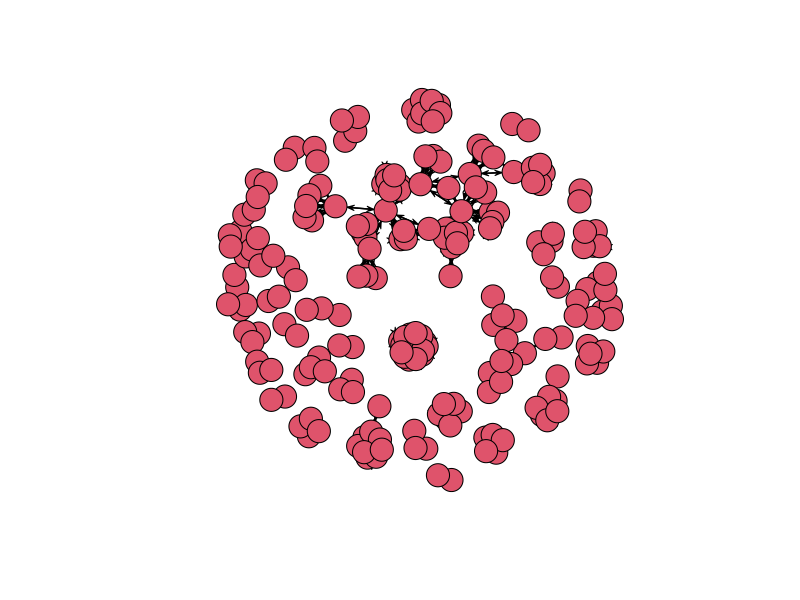
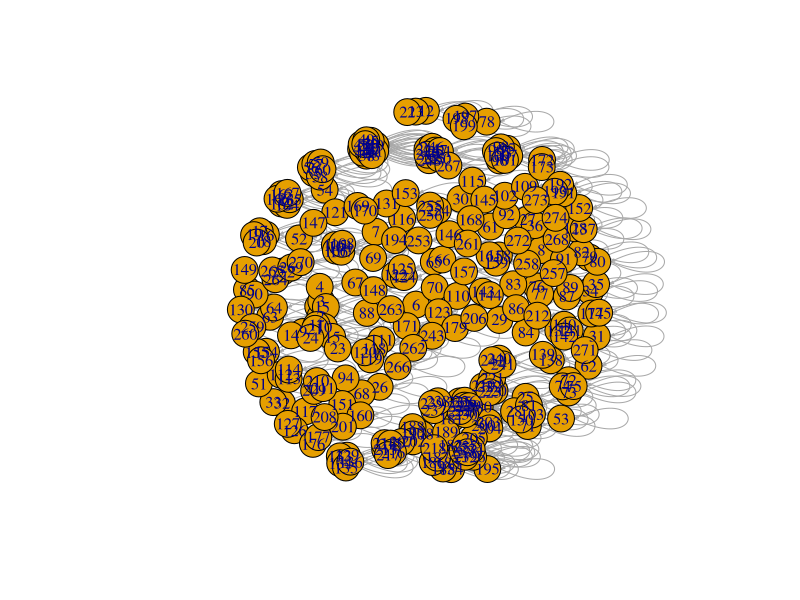
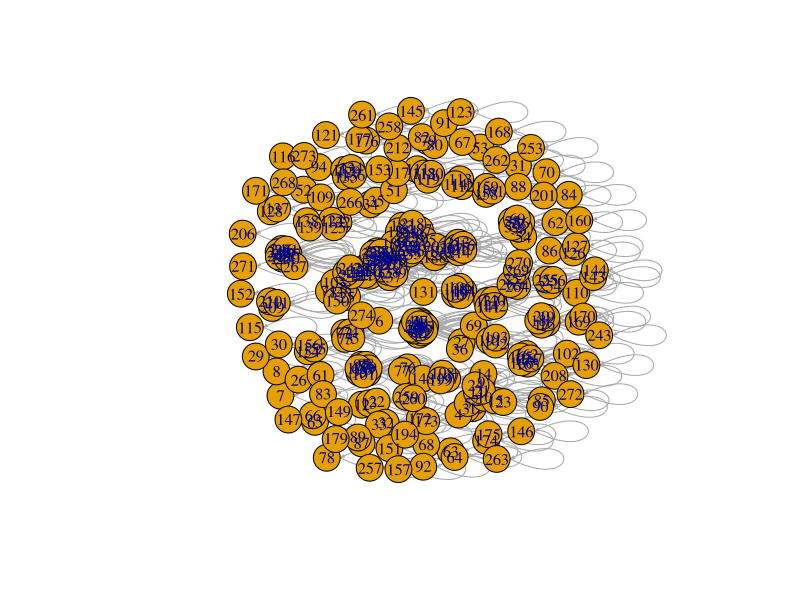

Recreate these plots in R, in order.
# LIBRERIAS ######
library(tidyverse)
library(ggforce)

#
# Importación de datos #####

base <- readxl::read_xlsx("base_finalv1.xlsx") # base con datos por debate
elecciones <-  readxl::read_xlsx("base_elecciones.xlsx") # base auxiliar: años que hubo elecciones por país

# SUBTIPOS DE ORGANIZADORES  ######
#
# creo base para completar manualmente ####

base_id <- base %>% rowid_to_column("id_debate")
base_organizadores <- base_id %>% 
  select(id_debate,
         ncat_eleccion, cat_pais, t_fecha, ncat_ronda, 
         str_organizador, cat_organizador, cat_subtipoorg, 
         n_strorganizador, n_catorganizador, 
         dico_org_educ, dico_org_estado, dico_org_mmc, dico_org_mmp, dico_org_osc) %>%
  mutate(nombres_organizadores = strsplit(str_organizador, ";")) %>% 
  unnest(nombres_organizadores)

#base_organizadores_distinct <- base_organizadores %>% 
#  distinct(nombres_organizadores, ncat_eleccion, cat_pais)

# las guardo

#base_organizadores %>% 
#writexl::write_xlsx("base_organizadores.xlsx")

#base_organizadores_distinct %>% 
# writexl::write_xlsx("base_organizadores_distinct.xlsx")

# las leo: ######

base_organizadores_distinct <- readxl::read_xlsx("base_organizadores_distinct.xlsx")

base_organizadores_distinct <- base_organizadores_distinct %>% 
  left_join(readxl::read_xlsx("distinct_cat_subtipoorg.xlsx"))

# pruebo hacer wide, no se si esto funciona o tiene sentido
#base_subtiposdistinct_wide <- base_organizadores_distinct  %>% 
#  mutate(values = 1) %>% 
#  pivot_wider(names_from = "ncat_subtipov2", 
#              names_prefix = "dico_catsubtipo_",
#              names_sep = ";", 
#              names_sort = TRUE,
#              names_repair = "check_unique",
#              values_from = values) 
#
#base_organizadores_wide <- base_organizadores %>% 
#  left_join(base_subtiposdistinct_wide)

# version no wide

base_subtipos <- base_organizadores %>%  
  mutate(nombres_organizadores = str_trim(nombres_organizadores)) %>% 
  # con el str trim se resuelven algunos problemas pero OJO que hay registros duplicados
  left_join(base_organizadores_distinct %>% 
              distinct(nombres_organizadores, ncat_eleccion, cat_pais,
                       ncat_subtipov2, cat_tipoorgv2,
                       ncat_tipoorg_ambito, ncat_tipoorg_visibilidad,
                       cat_areaorg))
# aplicando de nuevo distinct se resolvio la duplicacion

# GRAFO PRUEBAS ###########
# PREPARACION DATOS #####
# pruebas fallidas ######
# la encontre en internet, no me sirve
# as_edgelist.weighted_incidence_matrix <- function(x, drop_rownames = TRUE) {
#   melted <- do.call(cbind, lapply(list(row(x), col(x), x), as.vector)) # 3 col matrix of row index, col index, and `x`'s values
#   
#   filtered <- melted[melted[, 3] != 0, ] # drop rows where column 3 is 0
#   
#   # data frame where first 2 columns are...
#   df <- data.frame(mode1 = rownames(x)[filtered[, 1]], # `x`'s rownames, indexed by first column in `filtered``
#                    mode2 = colnames(x)[filtered[, 2]], # `x`'s colnames, indexed by the second column in `filtered`
#                    weight = filtered[, 3],             # the third column in `filtered`
#                    stringsAsFactors = FALSE)
#   
#   out <- df[order(df$mode1), ] # sort by first column
#   
#   if (!drop_rownames) {
#     return(out)
#   }
#   `rownames<-`(out, NULL)
# }
# 
# 
# 
# 
# library(igraph)
# prueba <- aggregate(id_debate~nombres_organizadores,edge_df)
# 
# ,function(x)combn(as.character(x),2,paste0,collapse=","))[2]
# 
# as.matrix(as_adj(graph_from_data_frame(read.csv(text=unique(unlist(prueba)),h=F),F)))
# 
# 
# my_f <-function(x)  do.call(rbind,combn(as.character(x),2,simplify = F))
# 
# a <-unique(do.call(rbind,aggregate(id_debate~nombres_organizadores,edge_df,my_f)[,2]))
# 
# as.matrix(as_adj(graph_from_edgelist(a)))
# 2 Counting co-occurrences
# The counting of the joint word occurrence is easily possible via a matrix multiplication (https://en.wikipedia.org/wiki/Matrix_multiplication) on the binary DTM. For this purpose, the transposed matrix (dimensions: nTypes x nDocs) is multiplied by the original matrix (nDocs x nTypes), which as a result encodes a term-term matrix (dimensions: nTypes x nTypes).
# 
# matrix1 <- edge_df %>%
#   mutate(n=1) %>% 
#   pivot_wider(names_from = nombres_organizadores, values_from = n) %>% 
#   as.matrix()
# 
# matrix2 <- edge_df %>%
#   mutate(n=1) %>% 
#   pivot_wider(names_from = id_debate, values_from = n) %>% 
#   as.matrix()
# 
# matrix3 <- matrix1 %*% matrix2
# matrixedge <- as.matrix(edge_df)
# graphedge <- graph_from_edgelist(matrixedge)
# 
# plotedge <- plot(graphedge)
# 
# matrixedge <- as.matrix(edge_v3)
# graphedge <- graph_from_edgelist(matrixedge)
# plotedge <- plot(graphedge) 
# ## queria probar si daba el mismo resultado y en efecto
# nodes2 <- base_subtipos %>%  
#   distinct(nombres_organizadores, cat_pais) %>% 
#   left_join(base_subtipos %>% 
#               select(cat_pais, nombres_organizadores, cat_tipoorgv2, ncat_subtipov2, cat_areaorg)) %>% 
#   mutate(cat_pais = ifelse(nombres_organizadores=="CNN en Español", "internacional", cat_pais)) %>% 
#   rowid_to_column("id_organizador")  %>%
#   distinct(nombres_organizadores, cat_tipoorgv2, ncat_subtipov2, cat_areaorg, cat_pais)


# pruebas current ######

edge_v1 <- base_subtipos %>% 
  filter(!is.na(nombres_organizadores)) %>% 
  mutate(cat_pais = ifelse(nombres_organizadores=="CNN en Español", "internacional", cat_pais)) %>% 
  mutate(id_str_org = paste(cat_pais, nombres_organizadores)) %>% 
  select(id_debate, id_str_org) 


adjacency_v1 <- edge_v1  %>%
  mutate(n=1) %>% 
  pivot_wider(names_from = id_str_org, values_from = n) %>%
  left_join(edge_v1) %>% 
  select(-c(id_debate)) 

edge_v2 <- adjacency_v1 %>% 
  pivot_longer(cols = -c(id_str_org), names_to = "nombres_2", values_to = "n") %>% 
  filter(!is.na(n)) 

edge_v3 <- edge_v2 %>% 
  filter(!id_str_org==nombres_2)

# excluyendo si mismos
edge_v4 <- edge_v3 %>% 
  mutate(n = as.numeric(n)) %>% 
  group_by(id_str_org, nombres_2) %>% 
  summarise(weight = sum(n))

# incluyendo si mismos
edge_v5 <-  edge_v2 %>% 
  mutate(n = as.numeric(n)) %>% 
  group_by(id_str_org, nombres_2) %>% 
  summarise(weight = sum(n))


# nodes list
nodes <- base_subtipos %>% 
  distinct(nombres_organizadores, cat_pais) %>% 
  mutate(cat_pais = ifelse(nombres_organizadores=="CNN en Español", "internacional", cat_pais)) %>% 
  mutate(id_str_org = paste(cat_pais, nombres_organizadores)) %>% 
  distinct(id_str_org) %>% 
  rowid_to_column("id_organizador")  %>% 
  left_join(base_subtipos %>% 
              group_by(nombres_organizadores) %>% 
              mutate(n_participaciones = n()) %>% 
              ungroup %>% 
              mutate(cat_pais = ifelse(nombres_organizadores=="CNN en Español", "internacional", cat_pais)) %>% 
              mutate(id_str_org = paste(cat_pais, nombres_organizadores)) %>% 
              select(id_str_org, cat_tipoorgv2, ncat_subtipov2, cat_areaorg, cat_pais, n_participaciones)) %>% 
  distinct(id_organizador, id_str_org, cat_tipoorgv2, ncat_subtipov2, cat_areaorg, cat_pais, n_participaciones)


# SIN CONTAR SI MISMOS
edges <- edge_v4 %>% 
  left_join(nodes %>% 
              select(id_str_org, id_organizador)) %>% 
  rename(from = id_organizador)

edges <- edges %>% 
  left_join(nodes %>% 
              select(id_str_org, id_organizador), 
            by = c("nombres_2" = "id_str_org")) %>% 
  rename(to = id_organizador)

edges <-  edges %>% 
  ungroup() %>% 
  select(from, to, weight) 

# CONTANDO SI MISMOS

edges2 <- edge_v5 %>% 
  left_join(nodes %>% 
              select(id_str_org, id_organizador)) %>% 
  rename(from = id_organizador)

edges2 <- edges2 %>% 
  left_join(nodes %>% 
              select(id_str_org, id_organizador), 
            by = c("nombres_2" = "id_str_org")) %>% 
  rename(to = id_organizador)

edges2 <-  edges2 %>% 
  ungroup() %>% 
  select(from, to, weight) 


# GRAFICOS ##############
# DOS PAQUETES POSIBLES
# Network ####


library(network)
network_o <- network(edges, vertex.attr = nodes, matrix.type = "edgelist", ignore.eval = FALSE)
plot(network_o, vertex.cex = 3)

# IGRAPH #######

detach(package:network)
rm(routes_network)
library(igraph)
igraph_o <- graph_from_data_frame(d = edges2, vertices = nodes, directed = TRUE)

plot(igraph_o, edge.arrow.size = 0.2)
plot(igraph_o, layout = layout_with_graphopt, edge.arrow.size = 0.2)


# TABLE GRAPH E GGRAPH

library(tidygraph)
library(ggraph)

go_tidy <- tbl_graph(nodes = nodes, edges = edges, directed = TRUE)
go_tidy2 <- as_tbl_graph(igraph_o)

gggraphp <- go_tidy2 %>% 
  ggraph('fr') +  # mds me gusto pero no se que carajo hace. grid y cicrle tb. fr el primero que probe
  geom_edge_link() + 
  geom_edge_link(aes(width = weight), alpha = 0.8) +
  geom_node_point(aes(colour = cat_tipoorgv2, size = n_participaciones)) + 
  #geom_edge_loop(aes(colour = year)) +
  theme_graph()

#  layouts <- c('star', 'circle', 'gem', 'dh', 'graphopt', 'grid', 'mds', 
# 'randomly', 'fr', 'kk', 'drl', 'lgl')
